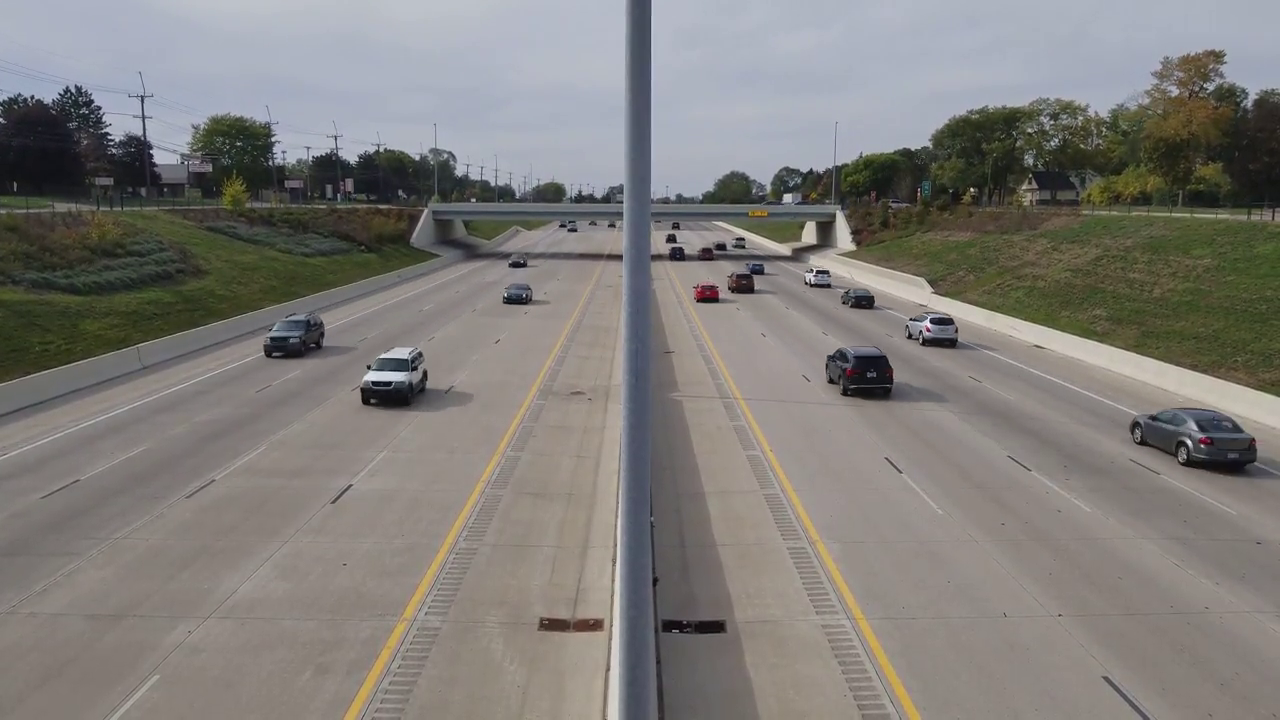
#> input picture Speed Assumption of Vehicles/Input/framess.png, 1280 x 720 px
$ python -i process_img.py   (imports and definitions only)
#> lines starting #> are read from the running program, lines starting #| are printed output that depends on the picture
#> further down, picture is the input picture: shape (720, 1280, 3); mean B, G, R 121.5, 125, 127.8
import cv2
import numpy as np
import pytesseract

class img_process:
    def __init__(self):

        pytesseract.pytesseract.tesseract_cmd = r"C:\Program Files\Tesseract-OCR\tesseract.exe"

    def process_image(self, cropped_image):

        self.color_dst = cv2.cvtColor(cropped_image, cv2.COLOR_BGR2RGB)
        self.pixel_vals = self.color_dst.reshape((-1,3))
        self.reshaped_pixel = np.float32(self.pixel_vals)

        self.criteria = (cv2.TERM_CRITERIA_COUNT + cv2.TERM_CRITERIA_MAX_ITER, 100, 0.85)
        self.k = 2

        self.retval, self.labels, self.centers = cv2.kmeans(self.reshaped_pixel, self.k, None, self.criteria, 10, cv2.KMEANS_RANDOM_CENTERS)
#> self.retval = 1.62e+09; self.centers = [[151.1, 147.1, 145.9], [64.68, 65.63, 55.27]]

        self.centers = np.uint8(self.centers)
#> self.centers = [[151, 147, 145], [64, 65, 55]]
        self.meta = self.centers[self.labels.flatten()]

        self.src = self.meta.reshape(self.color_dst.shape)
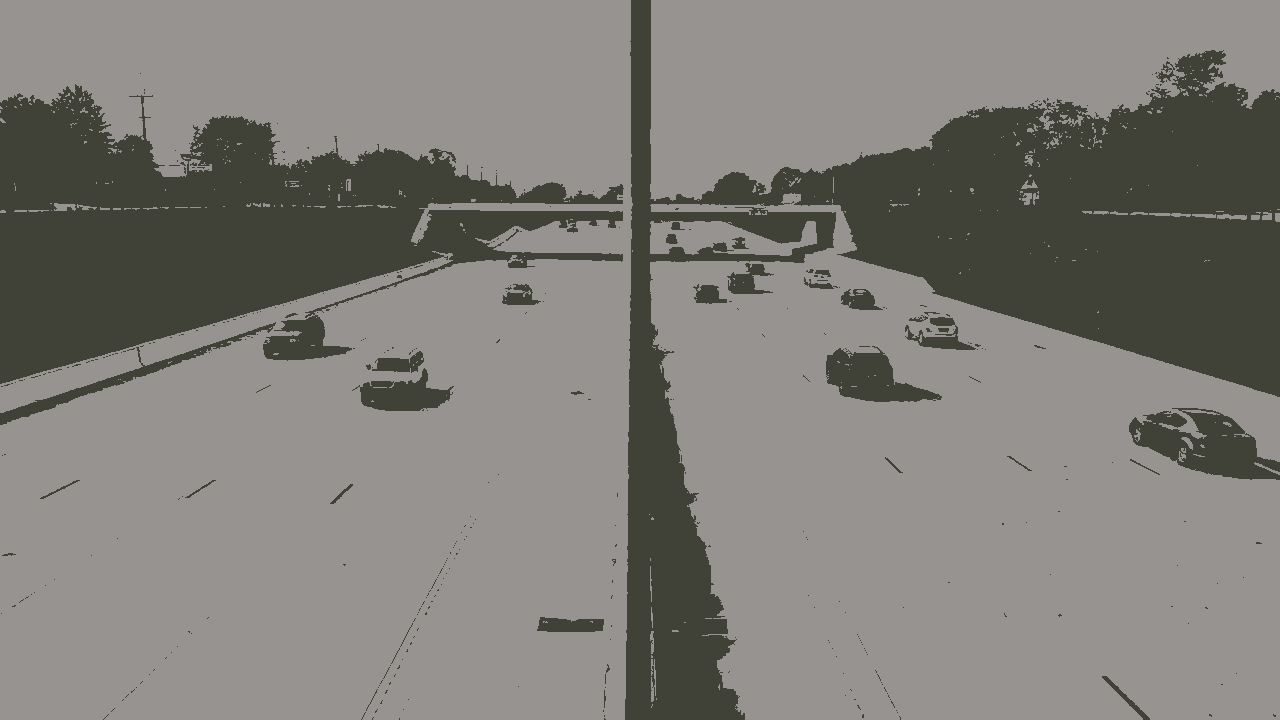
#> self.src: shape (720, 1280, 3); mean R, G, B 127.5, 124.8, 120.7

        self.kernel = np.ones((5,5),np.float32)/25
        self.dst = cv2.filter2D(self.color_dst, -1, self.kernel)

        return self.dst

    def note(self):
        print('Here')

    def extract_text(self, processed_img):

        self.text_extract = pytesseract.image_to_string(processed_img)
        return self.text_extract

>>> import cv2
>>> picture = cv2.imread('../Speed Assumption of Vehicles/Input/framess.png')
>>> result = img_process().process_image(picture)
